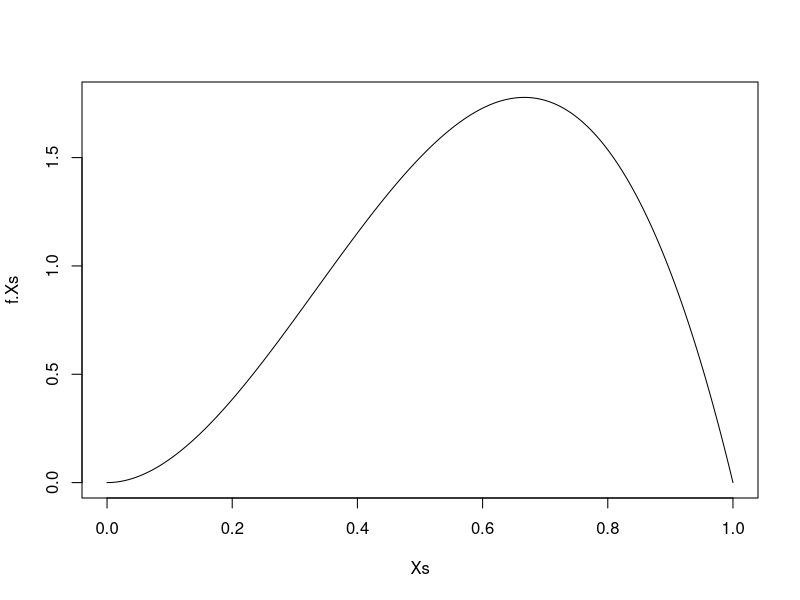
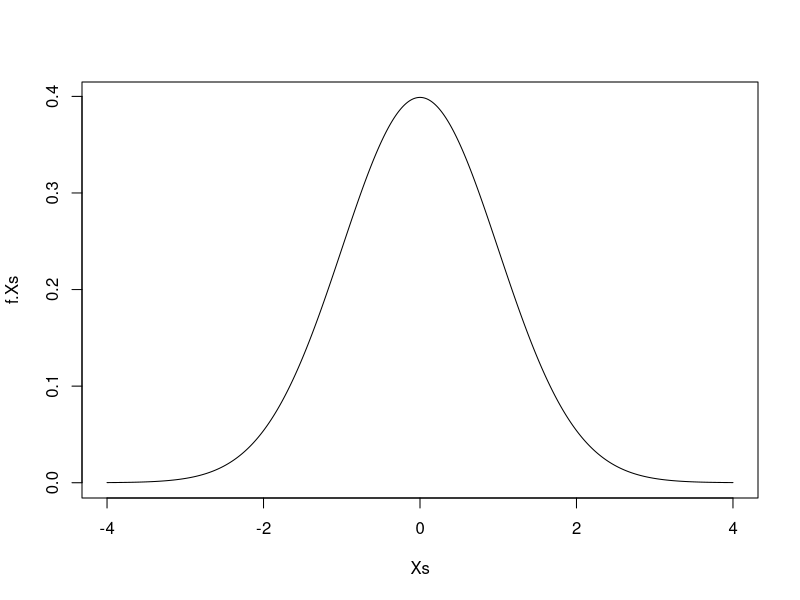

Here is the R script that generated these plots, in order:
# Beta distribution
# f(x) = 12(x**2)(1-x) for 0 < x < 1
Xs <- seq(0,1,length.out = 1001)
f.Xs <- 12 * (Xs**2) * (1-Xs)
plot(Xs, f.Xs, type = 'l')

# Standard Normal
# f(x) = 1 / sqrt(2pi)exp(-x**2/2)
Xs <- seq(-4,4,length.out=1001)
f.Xs <- (1 / sqrt(2*pi)) * exp( (-Xs**2) / 2 )
plot(Xs, f.Xs, type = 'l')

